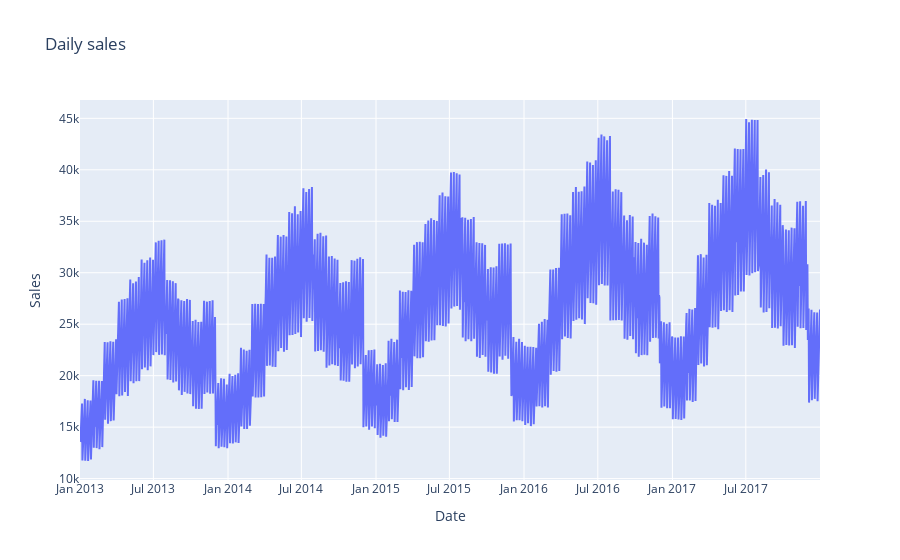

Here is the notebook cell this chart was saved with:
### Code cell
import plotly.graph_objs as go
from plotly.offline import iplot

plot_dates = go.Scatter(x = dates['date'], y = dates['sales'])
layout = go.Layout(title = 'Daily sales', xaxis = dict(title = 'Date'), yaxis = dict(title = 'Sales'))
fig = go.Figure(data = [plot_dates], layout = layout)
# iplot(fig)
fig

### Figure 1 — Plotly figure (JSON) as saved in the notebook; plotly's stock layout.template omitted (floating-point values rounded to 4 significant figures; data arrays with more than 128 entries replaced by an {"elided": "..."} marker saying what was removed)
{"data": [{"type": "scatter", "x": {"elided": "1826 str values"}, "y": {"elided": "1826 int values"}}], "layout": {"title": {"text": "Daily sales"}, "xaxis": {"title": {"text": "Date"}}, "yaxis": {"title": {"text": "Sales"}}}}
